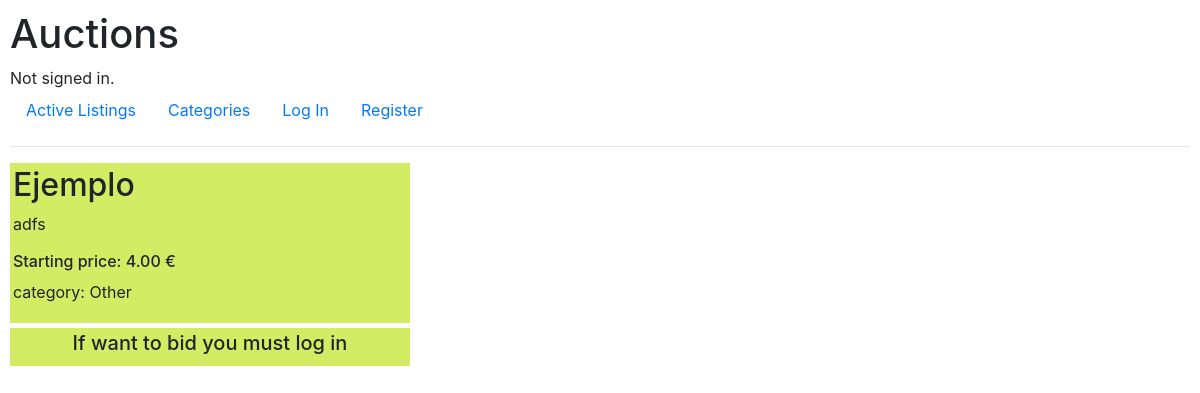
Page /ad/7 on the committed database.
### auctions/models.py (models this page shows, shortened)
class Ad(models.Model):
    user = models.ForeignKey(User, on_delete=models.CASCADE, related_name="ader",blank=False)
    title = models.CharField(max_length=50, blank=False)
    description = models.TextField(max_length=500, blank=False)
    start_bid = models.DecimalField(max_digits=7, decimal_places=2, blank=False)
    actual_price = models.DecimalField(max_digits=7, decimal_places=2, blank=False, default=0)
    image = models.URLField(blank=True)
    cat = models.ForeignKey(Cat, on_delete=models.SET_NULL, verbose_name="category", null=True, blank=True)
    active = models.BooleanField(default=True)

class Cat(models.Model):
    name = models.CharField(max_length=30, blank=False)
    def __str__(self):
        return f"{self.name}"

### auctions/views.py (the view, shortened to what this page needs)
# urls.py: path("ad/<int:ad_pk>", views.ad, name="ad"),
def ad(request, ad_pk):
    ad = Ad.objects.get(pk=ad_pk)
    if not request.user.is_authenticated:
        return render(request, "auctions/ad_notlog.html", {
            "ad_pk" : ad.pk,
            "ad" : ad,
        })

### auctions/templates/auctions/ad_notlog.html (shortened to what this page needs)
{% extends "auctions/layout.html" %}
{% block body %}
        <div class="ad2">
            <h2>{{ ad.title }}</h2>
            <p> {{ ad.description }} </p>
            {% if ad.actual_price == 0 %}
                <h6> Starting price: {{ ad.start_bid }} €</h6>
            {% else %}
                <h6> Actual price: {{ ad.actual_price }} €</h6>
            {% endif %}
            {% if ad.cat %}
                <p>category: {{ ad.cat }} </p>
            {% endif %}
        </div>
        <div class="ad2" style="text-align: center">
            <h5> If want to bid you must log in </h5>
        </div>
{% endblock %}

### auctions/static/auctions/styles.css (style rules this page uses)
body { padding: 10px; }
.ad2 { margin-bottom: 5px; padding: 3px; background-color: rgb(211, 236, 100); width: 400px; align-content: center; }

### rows in the picture
Ad: title "Ejemplo", description "adfs", start_bid "4.00", cat "Other"
